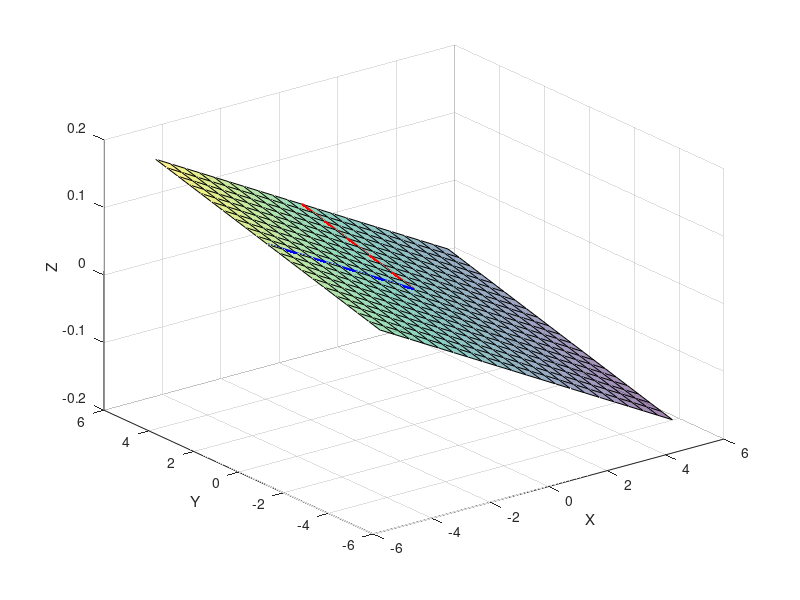

Source code (MATLAB):
% データの定義
l1 = [0 0 0; 0 1 0.01; 0 2 0.02; 0 3 0.03; 0 4 0.04; 0 5 0.05];
l2 = [0 0 0; -1 0 0.025; -2 0 0.05; -3 0 0.075; -4 0 0.1; -5 0 0.125];

% 方向ベクトルを計算
v1 = l1(2,:) - l1(1,:); % l1の始点と終点の差
v2 = l2(2,:) - l2(1,:); % l2の始点と終点の差

% 法線ベクトルを外積で計算
normal = cross(v1, v2);

% 平面の方程式のD成分を計算（点 (0,0,0) を通るため、D = 0）
D = -dot(normal, l1(1,:));

% 平面のプロット
[x, y] = meshgrid(-5:0.5:5, -5:0.5:5); % プロットする範囲を定義
z = (-normal(1)*x - normal(2)*y - D) / normal(3);

% 3Dプロット
figure;
surf(x, y, z, 'FaceAlpha', 0.5); % 半透明の平面
hold on;
plot3(l1(:,1), l1(:,2), l1(:,3), 'r', 'LineWidth', 2); % l1を赤線でプロット
plot3(l2(:,1), l2(:,2), l2(:,3), 'b', 'LineWidth', 2); % l2を青線でプロット
xlabel('X');
ylabel('Y');
zlabel('Z');
grid on;